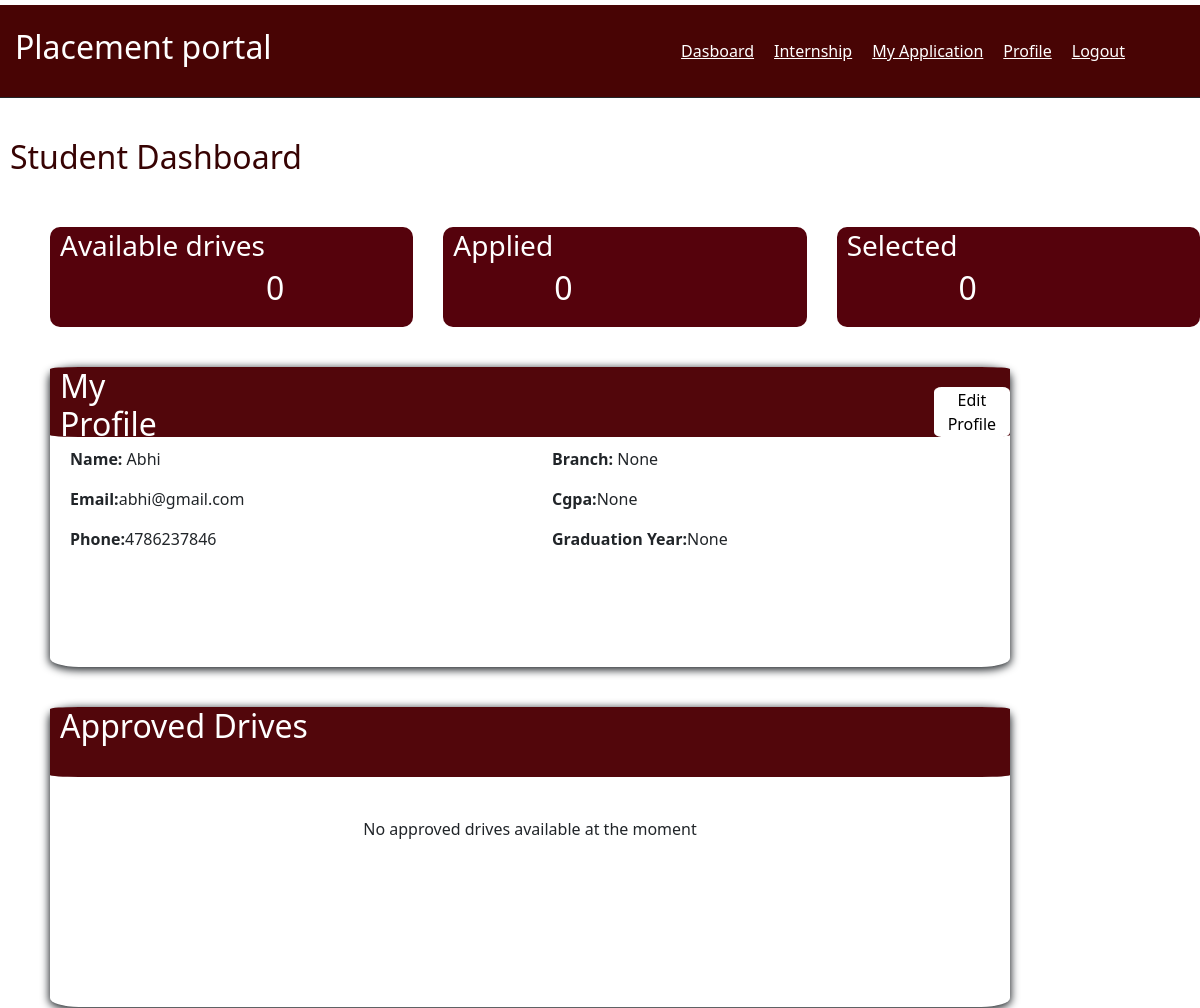
/student/dashboard (signed in, upper part), run on an earlier commit of the app's database.
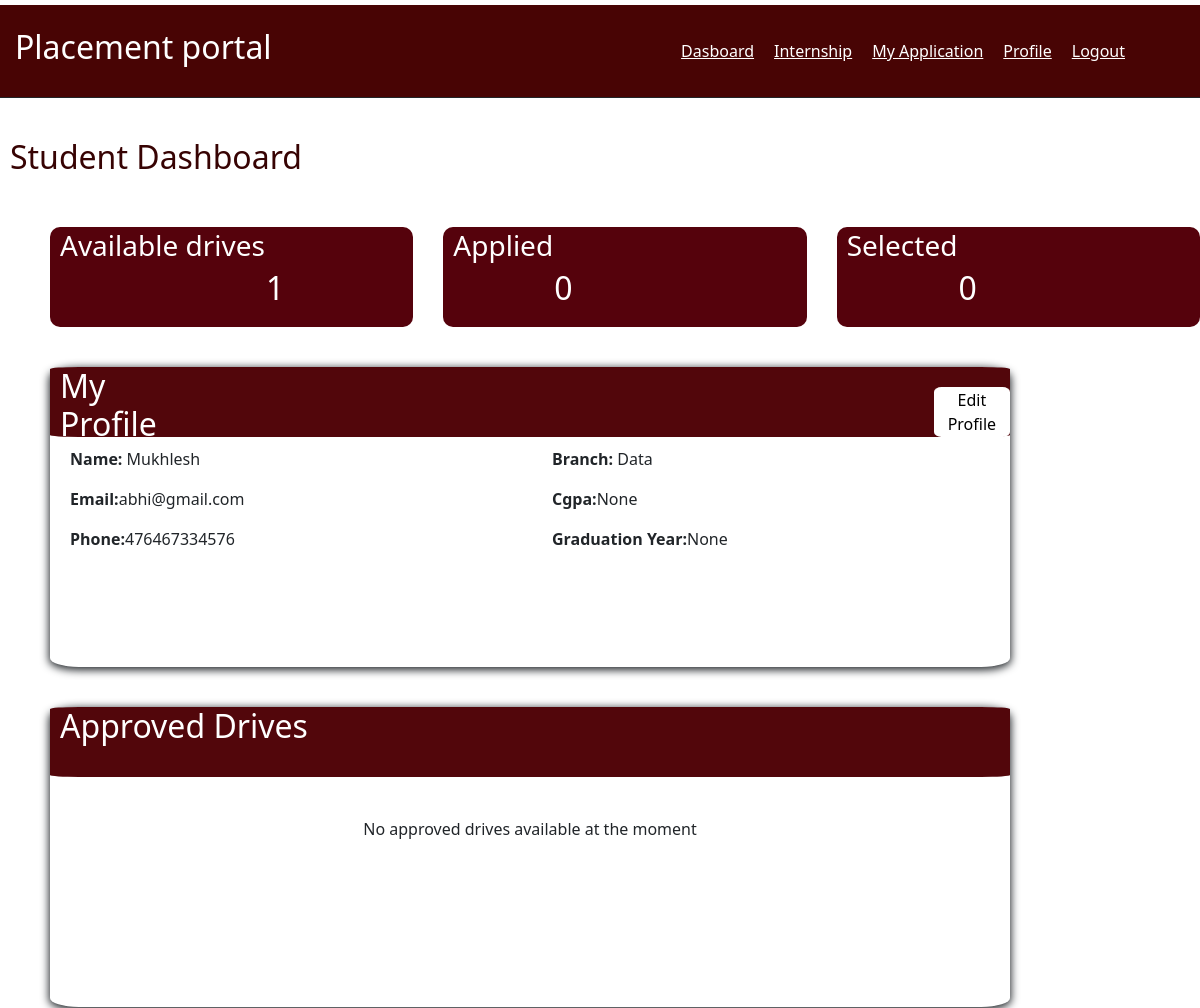
And on a later commit of the database.
### controller/database.py (models this page shows)
class students(db.Model):
    id=db.Column(db.Integer,primary_key=True)
    name=db.Column(db.String(200),nullable=False)
    email=db.Column(db.String(200),nullable=False)
    password=db.Column(db.String(200),nullable=False)
    phone=db.Column(db.String(20),nullable=False)
    branch=db.Column(db.String(100))
    cgpa=db.Column(db.Float)
    graduation_year=db.Column(db.Integer)
    resume=db.Column(db.String(200))
    role_id = db.Column(db.Integer, db.ForeignKey('roles.id'), nullable=False)
    status=db.Column(db.Boolean,default=True)
    applications=db.relationship('application', backref='student' , cascade='all,delete-orphan')

### app.py (the view)
@app.route("/student/dashboard",methods=['GET','POST'])
def student_dashboard():
    student_id=session['user_id']
    studentdetail=students.query.get(student_id)
    total_drive=drive.query.count()
    applied=application.query.filter_by(studennt_id=student_id).count()
    selected=application.query.filter_by(studennt_id=student_id,status="Applied").count()
    return render_template("student/dashboard.html",studentdetail=studentdetail,total_drive=total_drive,applied=applied,selected=selected)

### templates/student/dashboard.html (shortened to what this page needs)
{% extends "base.html" %}
    {%block navbar %}
     <div class="sdash">
        <a href="{{url_for('student_dashboard',role=role)}}"> Dasboard</a>
        <a href="{{url_for('internship',role=role)}}"> Internship</a>
        <a href="{{url_for('student_application',role=role)}}"> My Application</a>
        <a href="{{url_for('student_profile',role=role)}}"> Profile</a>
        <a href="{{url_for('home',role=role)}}"> Logout</a>
     </div>
     {% endblock %}
{% block content %}
<h2 class="sheading">Student Dashboard </h2>
<div class="srectangle">
    <div class="rectangle"><h3>Available drives</h3><div class="total"><h2>{{total_drive}}</h2></div></div>
    <div class="rectangle"><h3>Applied</h3><div class="total"><h2>{{applied}}</h2></div></div>
    <div class="rectangle"><h3>Selected</h3><div class="total"><h2>{{selected}}</h2></div></div>
</div>
<div class="sprofile">
    <nav class="snav">
        <h2>My Profile</h2>
        <a href="{{url_for('student_profile')}}"><button type="button" class="btnbtn">Edit Profile</button></a>
    </nav>
    <div class="row">
        <div class="col-md-6">
            <div class="sright">
                <p><b>Name:</b> {{ studentdetail.name }}</p>
                <p><b>Email:</b>{{ studentdetail.email }}</p>
                <p><b>Phone:</b>{{ studentdetail.phone }}</p>
            </div>
        </div>
        <div class="col-md-6">
            <div class="sleft">
                <p><b>Branch:</b> {{ studentdetail.branch }}</p>
                <p><b>Cgpa:</b>{{ studentdetail.cgpa }}</p>
                <p><b>Graduation Year:</b>{{ studentdetail.graduation_year }}</p>
            </div>
        </div>
    </div>
</div>
<div class="sprofile">
    <nav class="snav">
        <h2>Approved Drives</h2>
    </nav>
<div class="txt"><p class="text-center">No approved drives available at the moment</p></div>
</div>
{% endblock %}

What changed in the data, as far as the page shows it:
changed students "abhi@gmail.com": name "Abhi" → "Mukhlesh"; phone "4786237846" → "476467334576"; branch "None" → "Data"
Also different on the page:
{{ total_drive }}: "0" → "1"
